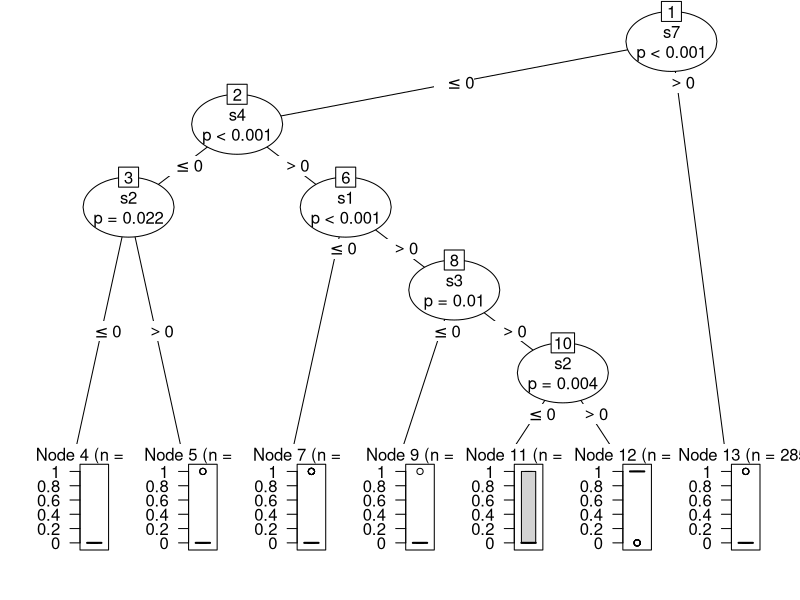
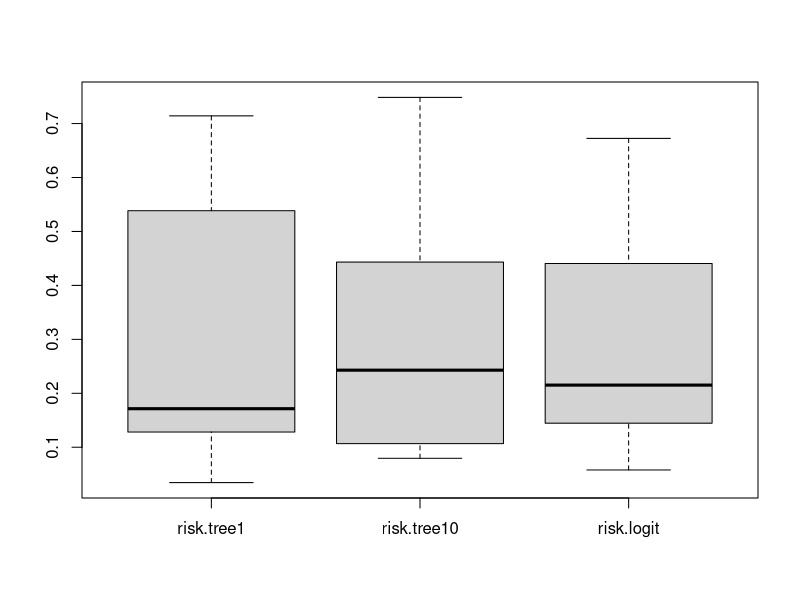

These charts were generated, in order, by the following R code:
###
#
# Synthetic Data
#
# generate CART noisy display data
#
###
#  History  
#
#          20180125  wj  code adapted from longintro_RPART.pdf Example 4.3
#          20190218  wj  3 classification techniques: each-v-other (logit
#                        and tree) and multinomial (tree)
#
###
#
#  This code is designed to illustrate the generation of synthetic data
#  based on a system model. 
#
#  Coded to be run in total.  Be aware of variable re-use.
#  
#
###
#
# external packages
#
require(partykit)       # for ctree()

# constants
cols      <- 7
byRows    <- 1
byCols    <- 2
seed      <- 1          # not a great choice

## parameters
n         <- 50    # number of replications per digit (small for fast test)
p         <- 0.9   # probability a segment works correctly

classes   <- c(0,1,2,3,4,5,6,7,8,9)
minDigit  <- min(classes)
maxDigit  <- max(classes)
numDigits <- length(classes)

###
# generate simulated data observations
# (intermediate step results retained for possible inspection)
#
###
# initialize
set.seed(seed)

# digits (copies of each digit)
t1 <- rep(classes, n)
# segment patterns for each digit
t2 <- c(1,1,1,0,1,1,1,
        0,0,1,0,0,1,0,
        1,0,1,1,1,0,1,
        1,0,1,1,0,1,1,
        0,1,1,1,0,1,0,
        1,1,0,1,0,1,1,
        0,1,0,1,1,1,1,
        1,0,1,0,0,1,0,
        1,1,1,1,1,1,1,
        1,1,1,1,0,1,0)

t3 <- rep(t2, n)                 # noiseless data
t4 <- rbinom(length(t3), 1, 1-p) # probability of failure event (noise)

# flip the bits to add noise [ t4 == 1 designates failure event ]
t5 <- ifelse(t4 == 1, 1-t3, t3)

# reshape
t5                  <- matrix(data=t5, nrow=length(classes)*n, ncol=cols, byrow=T)
dim(t1)             <- c(length(t1), 1)
t6                  <- cbind(t1, t5)
simDigits           <- as.data.frame(t6)

colnames(simDigits) <- c("digit", "s1", "s2", "s3", "s4", "s5", "s6", "s7")

#testing
t3[1:7]
t4[1:7]
t5[1:7]
head(t5)
head(simDigits)


# 
#
# fit classification models
#
# 10x logit:   each v. other (current)
# 10x tree:    each v. other
#  1x tree:    multinomial (factor)
#
#
###
#
# setup: 10x logit
#
td            <- simDigits  # create temp copy
fitted.logit  <- matrix(rep(NA,nrow(td)*numDigits), nrow=nrow(td) )
digits        <- td$digit   # save for later use (and re-use)
td$digit      <- NULL       # strip this out for convenience in model spec

# fit: get predictions from individual models
for ( i in 1:length(classes) ) {
  d                 <- classes[i]
  td$y              <- digits*0  # initialize
  td$y[digits == d] <- 1         # indicator for -each- digit
  m                 <- glm(y ~ ., data=td, family=binomial())
  fitted.logit[,i]  <- m$fitted.values
}

summary(m)  # model for last category

# classify
index       <- apply(fitted.logit, byRows, which.max) # location
class.logit <- classes[index]
scale       <- apply(fitted.logit, byRows, sum)
p.logit     <- apply(fitted.logit, byRows, max)/scale
risk.logit  <- 1-p.logit                              # Bayes Risk

(hits.logit <- table(class.logit, digits) )
(pc.logit   <- sum(diag(hits.logit))/sum(hits.logit)) # percent correct             

# cleanup
td$y        <- NULL

# quick query
(td9         <- td[digits == 9, ])

###
#
# 10x tree: each v. other
#
###
#
# setup
#
fitted.tree10 <- matrix(rep(NA,nrow(td)*numDigits), nrow=nrow(td) )

# fit: get predictions from individual models
for ( i in 1:length(classes) ) {
  d                  <- classes[i]
  td$y               <- digits*0  # initialize
  td$y[digits == d]  <- 1         # indicator for -each- digit
  m                  <- ctree(y ~ ., data=td)
  fitted.tree10[,i]  <- predict(m)
}

m # tree structure for last category

# quick look
plot(m)

# cleanup
td$y         <- NULL

# classify
index        <- apply(fitted.tree10, byRows, which.max) # location
class.tree10 <- classes[index]
scale        <- apply(fitted.tree10, byRows, sum)
p.tree10     <- apply(fitted.tree10, byRows, max)/scale
risk.tree10  <- 1-p.tree10                               # Bayes Risk

(hits.tree10 <- table(class.tree10, digits) )
(pc.tree10   <- sum(diag(hits.tree10))/sum(hits.tree10)) # percent correct             

###
#
# 1 tree: multinomial
#
###
#
# setup
#
#fitted.tree   <- matrix(rep(NA,nrow(td)*numDigits), nrow=nrow(td) )
td$fDigits    <- as.factor(digits)  # triggers classification

m             <- ctree(fDigits~.,data=td)

fitted.tree1  <- predict(m)         
p.tree1       <- predict(m,type="prob")  # individual class probabilities 
# is p.tree1 row stochastic? if summary() is all -1- then: yes
summary(apply(p.tree1, byRows, sum))

# find min Bayes Risk classification based on probabilities
mbr.tree1     <- apply(p.tree1, byRows, which.max)
risk.tree1    <- 1-apply(p.tree1, byRows, max)

(hits.tree1   <- table(fitted.tree1, digits) )
(pc.tree1     <- sum(diag(hits.tree1))/sum(hits.tree1)) # percent correct             

br.plots      <- data.frame(risk.tree1, risk.tree10, risk.logit)
boxplot(br.plots)
